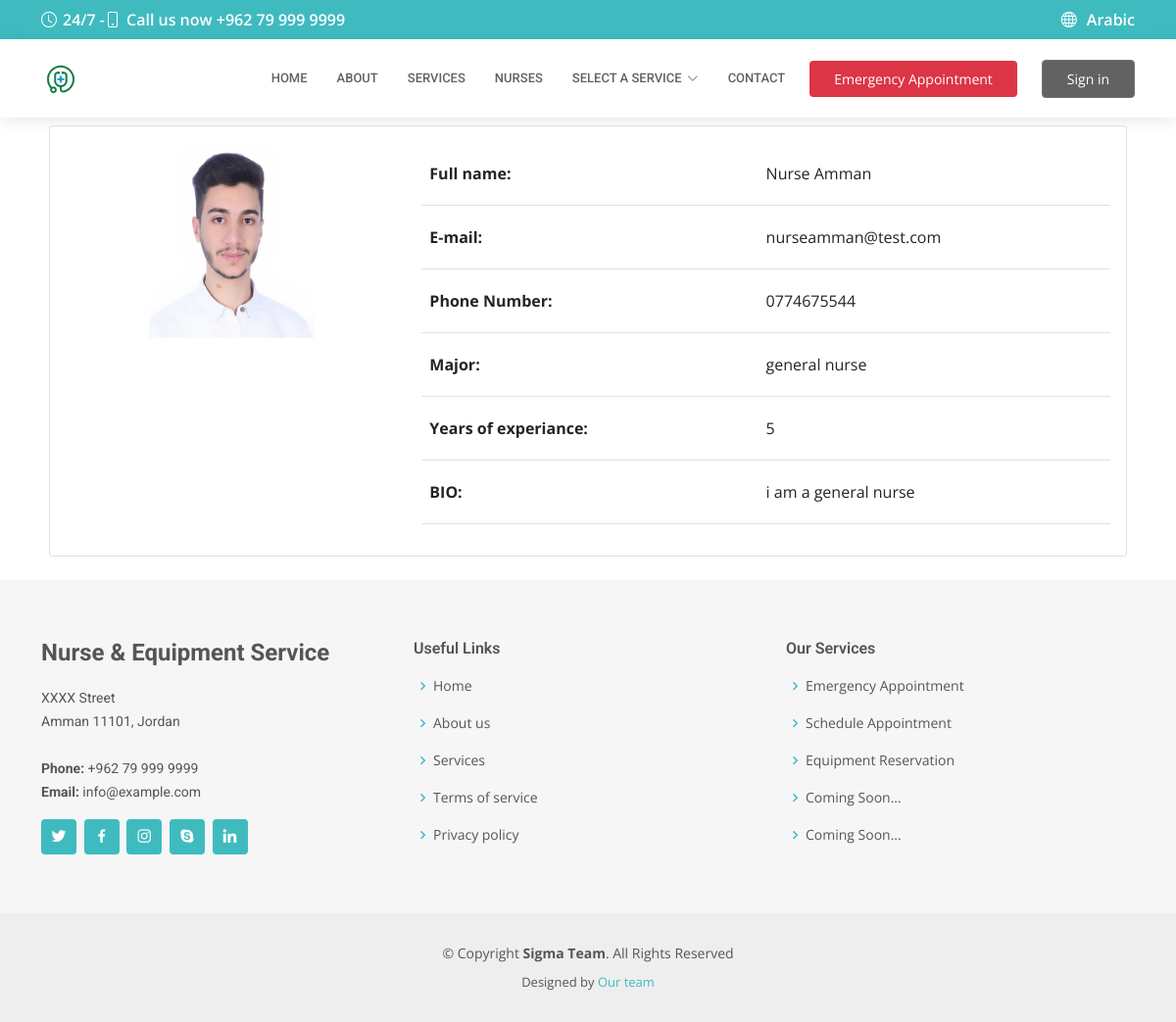
/en/user/5/doctor-details, run on the app's committed database.
### user/models.py (models this page shows, shortened)
class Staff(models.Model):  # Nurse model
    user = models.ForeignKey(CustomUser, on_delete=models.CASCADE, verbose_name='User',
                             related_name='staff', blank=True, null=True)
    bio = models.TextField(null=True, blank=True)
    major = models.CharField(max_length=255, null=True, blank=True)
    certificate = models.ImageField(upload_to='media/certifications', null=True, blank=True)
    photo = models.ImageField(upload_to='media/doctor_photo', null=True, blank=True)
    exp_year = models.IntegerField(null=True, blank=True)
    city = models.CharField(max_length=255, choices=CITIES, null=True)

class CustomUser(AbstractUser):
    phone = models.CharField(unique=True, max_length=10, null=True, blank=True, verbose_name=_('Phone'))
    birth_date = models.DateField(null=True, default=timezone.now, verbose_name=_('Birth Date'))
    insurance = models.BooleanField(default=False, verbose_name=_('Do you have health insurance'))
    agreement = models.BooleanField(default=False, verbose_name=_('Terms & conditions'))
    session_number = models.IntegerField(null=True, default=0)

### user/views.py (the view)
# urls.py: path('<int:pk>/doctor-details', DoctorDetailView.as_view(), name='doctor-details'),
class DoctorDetailView(DetailView):
    template_name = 'staff/doctor_info.html'
    model = Staff

### templates/staff/doctor_info.html
{% extends 'inner-page.html' %}
{% load static %}
{% load i18n %}
{% block inner_content %}
    <div class="container p-2">
        <div class="row">
            <div class="col-12">
                <div class="card p-3 mb-3">
                    <div class="row">
                        <div class="col-lg-4 col-md-12 text-center mb-3">
                            <img src="{{ object.photo.url }}" width="50%" height="200">
                        </div>
                        <div class="col-lg-8 col-md-12">
                            <table class="table">
                                <tbody>
                                <tr>
                                    <th scope="row">{% trans "Full name" %}: &nbsp;</th>
                                    <td>{{ object.user.get_full_name }}</td>
                                </tr>
                                <tr>
                                    <th scope="row">{% trans "E-mail" %}: &nbsp;</th>
                                    <td>{{ object.user.email }}</td>
                                </tr>
                                <tr>
                                    <th scope="row">{% trans "Phone Number" %}: &nbsp;</th>
                                    <td>{{ object.user.phone }}</td>
                                </tr>
                                <tr>
                                    <th scope="row">{% trans "Major" %}: &nbsp;</th>
                                    <td>{{ object.major }}</td>
                                </tr>
                                <tr>
                                    <th scope="row">{% trans "Years of experiance" %}: &nbsp;</th>
                                    <td>{{ object.exp_year }}</td>
                                </tr>
                                 <tr>
                                    <th scope="row">{% trans "BIO" %}: &nbsp;</th>
                                    <td>{{ object.bio }}</td>
                                </tr>
                                </tbody>
                            </table>
                        </div>
                    </div>
                </div>
            </div>
        </div>
    </div>
{% endblock %}

### static/css/style.css (style rules this page uses)
body { font-family: "Open Sans", sans-serif; color: #444444; }

### static/css/custom_style.css (style rules this page uses)
tr { line-height: 3; }

### data on the page
Staff: photo (picture), user.get_full_name "Nurse Amman", user.email "nurseamman@test.com", user.phone "0774675544", major "general nurse", exp_year "5", bio "i am a general nurse"
